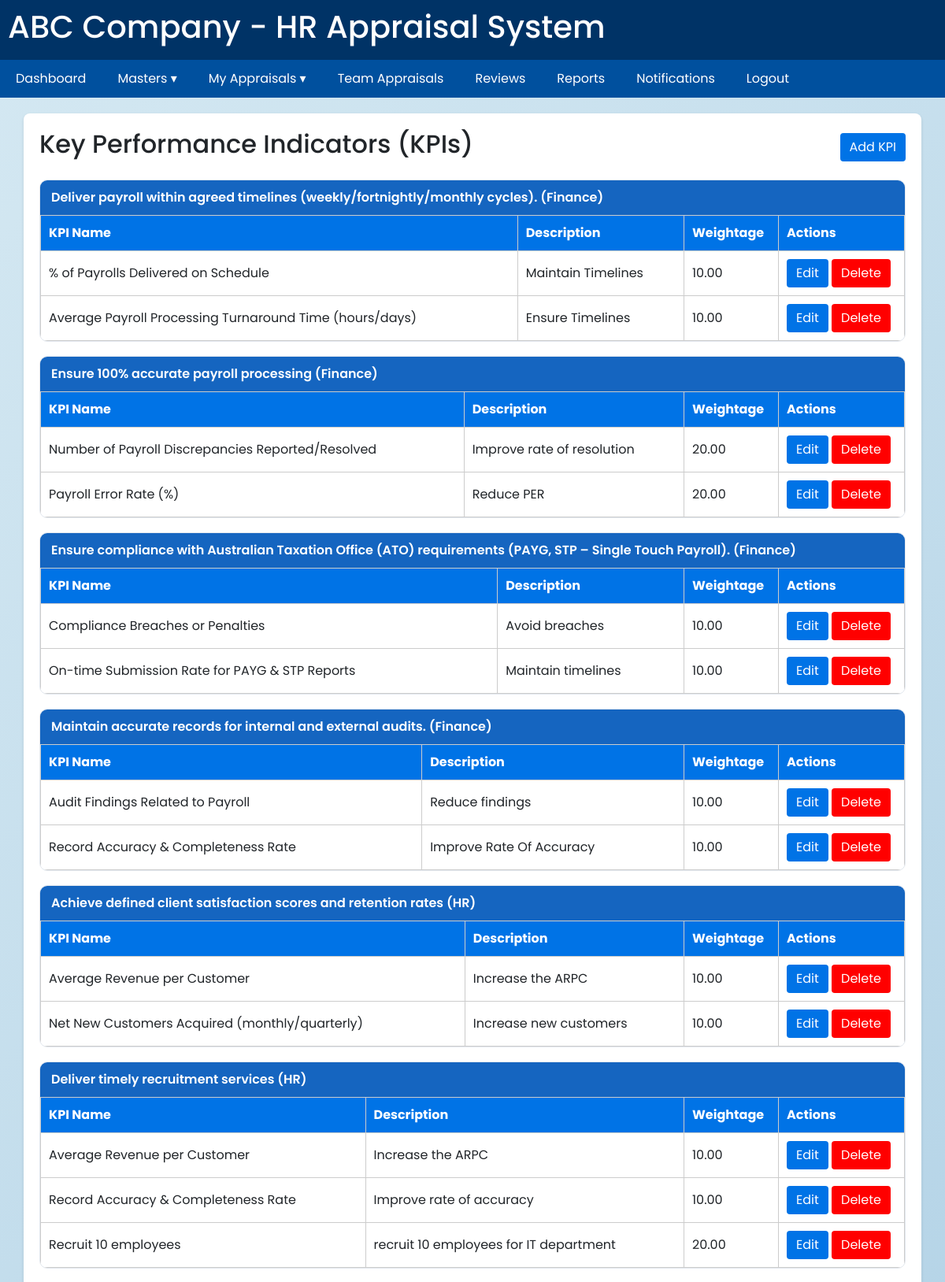
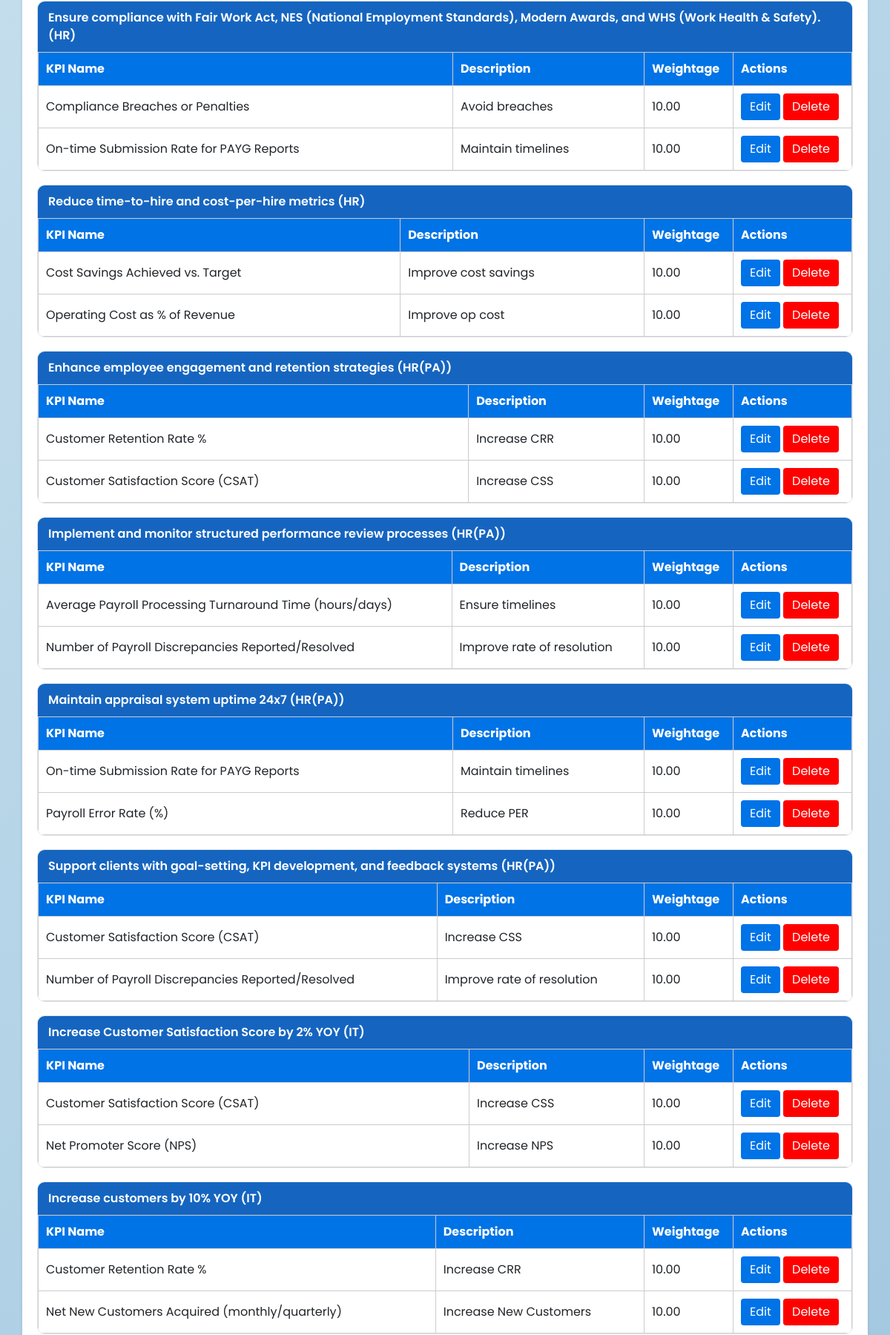
Page /masters/kpis/ (signed in, upper part) on the committed database (2 pictures, top to bottom).
### masters/models.py (models this page shows, shortened)
class KRA(models.Model):
    department = models.ForeignKey("Department", on_delete=models.CASCADE)
    kra_name = models.CharField(max_length=200)
    weightage = models.DecimalField(max_digits=5, decimal_places=2)
    is_visible = models.BooleanField(default=False)

class Department(models.Model):
    name = models.CharField(max_length=100)
    division = models.CharField(max_length=100, blank=True, null=True)
    country = models.ForeignKey(Country, on_delete=models.SET_NULL, null=True, blank=True)
    state = models.ForeignKey(State, on_delete=models.SET_NULL, null=True, blank=True)
    city = models.ForeignKey(City, on_delete=models.SET_NULL, null=True, blank=True)

class KPI(models.Model):
    kra = models.ForeignKey("KRA", on_delete=models.CASCADE, related_name="kpis")
    name = models.CharField(max_length=200)
    description = models.TextField(blank=True, null=True)
    weightage = models.DecimalField(max_digits=5, decimal_places=2, default=0)

### masters/views.py (the view)
# urls.py: path("kpis/", views.KPIList.as_view(), name="kpis_list"),
class KPIList(LoginRequiredMixin, ListView):
    model = KPI
    template_name = "masters/kpis_list.html"
    context_object_name = "kpis"
    login_url = "/accounts/login/"
    redirect_field_name = "next"
    def get_queryset(self):
        return KPI.objects.select_related("kra", "kra__department").order_by("kra__department__name", "kra__kra_name", "name")

### masters/context_processors.py (called while the page is built)
def role_name(request):
    if request.user.is_authenticated:
        try:
            employee = Employee.objects.get(user=request.user)
            return {"role_name": employee.role.role_name.lower()}
        except Employee.DoesNotExist:
            return {"role_name": None}
    return {"role_name": None}

### templates/masters/kpis_list.html (shortened to what this page needs)
{% extends "base.html" %}
{% block content %}
<div class="container">
  <div style="display:flex; justify-content:space-between; align-items:center;">
    <h2>Key Performance Indicators (KPIs)</h2>
    <a class="btn" href="{% url 'masters:kpis_add' %}">Add KPI</a>
  </div>
  {% regroup kpis by kra as kra_list %}
  {% if kra_list %}
    {% for kra in kra_list %}
      <div style="margin-top:18px; border:1px solid #e3e8ef; border-radius:10px; overflow:hidden;">
        <div style="background:#1565c0; color:#fff; padding:10px 14px; font-weight:600;">
          {{ kra.grouper.kra_name }} ({{ kra.grouper.department.name }})
        </div>
        <table style="width:100%; border-collapse:collapse;">
          <thead>
            <tr style="background:#1976d2; color:#fff;">
              <th style="text-align:left; padding:10px;">KPI Name</th>
              <th style="text-align:left; padding:10px;">Description</th>
              <th style="text-align:left; padding:10px; width:120px;">Weightage</th>
              <th style="text-align:left; padding:10px; width:160px;">Actions</th>
            </tr>
          </thead>
          <tbody>
            {% for kpi in kra.list %}
            <tr style="border-top:1px solid #e6eef7;">
              <td style="padding:10px;">{{ kpi.name }}</td>
              <td style="padding:10px;">{{ kpi.description|default:"—" }}</td>
              <td style="padding:10px;">{{ kpi.weightage }}</td>
              <td style="padding:10px;">
                <a href="{% url 'masters:kpis_edit' kpi.id %}" class="btn">Edit</a>
                <a href="{% url 'masters:kpis_delete' kpi.id %}" class="btn" style="background:red;">Delete</a>
              </td>
            </tr>
            {% endfor %}
          </tbody>
        </table>
      </div>
    {% endfor %}
  {% else %}
    <p>No KPIs found.</p>
  {% endif %}
</div>
{% endblock %}

### static/style.css (style rules this page uses)
* { margin: 0; padding: 0; box-sizing: border-box; font-family: "Poppins", sans-serif; }
body { margin: 0; padding: 0; background: linear-gradient(135deg, #d4e8f2, #9ec5df); height: 100vh; overflow: hidden; }

### templates/base.html (style rules this page uses)
body { font-family: Arial, sans-serif; margin:0; background-color:#f5f9fc; }
.container { background:white; padding:20px; border-radius:8px; box-shadow:0 2px 4px rgba(0,0,0,0.1); }
table { border-collapse:collapse; width:100%; }
table, th, td { border:1px solid #ccc; }
th { background-color:#0073e6; color:white; }
td, th { padding:8px; text-align:left; }
.btn { background-color:#0073e6; color:white; padding:6px 12px; border:none; border-radius:4px; cursor:pointer; }
html, body { height: auto !important; overflow-y: auto !important; }

### rows in the picture
KRA: grouper.kra_name "Deliver payroll within agreed timelines (weekly/fortnightly/monthly cycles).", grouper.department.name "Finance"
KPI: name "% of Payrolls Delivered on Schedule", description "Maintain Timelines", weightage "10.00"
KPI: name "Average Payroll Processing Turnaround Time (hours/days)", description "Ensure Timelines", weightage "10.00"
KRA: grouper.kra_name "Ensure 100% accurate payroll processing", grouper.department.name "Finance"
KPI: name "Number of Payroll Discrepancies Reported/Resolved", description "Improve rate of resolution", weightage "20.00"
KPI: name "Payroll Error Rate (%)", description "Reduce PER", weightage "20.00"
KRA: grouper.kra_name "Ensure compliance with Australian Taxation Office (ATO) requirements (PAYG, STP – Single Touch Payroll).", grouper.department.name "Finance"
KPI: name "Compliance Breaches or Penalties", description "Avoid breaches", weightage "10.00"
KPI: name "On-time Submission Rate for PAYG & STP Reports", description "Maintain timelines", weightage "10.00"
KRA: grouper.kra_name "Maintain accurate records for internal and external audits.", grouper.department.name "Finance"
KPI: name "Audit Findings Related to Payroll", description "Reduce findings", weightage "10.00"
KPI: name "Record Accuracy & Completeness Rate", description "Improve Rate Of Accuracy", weightage "10.00"
KRA: grouper.kra_name "Achieve defined client satisfaction scores and retention rates", grouper.department.name "HR"
KPI: name "Average Revenue per Customer", description "Increase the ARPC", weightage "10.00"
KPI: name "Net New Customers Acquired (monthly/quarterly)", description "Increase new customers", weightage "10.00"
KRA: grouper.kra_name "Deliver timely recruitment services", grouper.department.name "HR"
KPI: name "Average Revenue per Customer", description "Increase the ARPC", weightage "10.00"
KPI: name "Record Accuracy & Completeness Rate", description "Improve rate of accuracy", weightage "10.00"
KPI: name "Recruit 10 employees", description "recruit 10 employees for IT department", weightage "20.00"
KRA: grouper.kra_name "Ensure compliance with Fair Work Act, NES (National Employment Standards), Modern Awards, and WHS (Work Health & Safety).", grouper.department.name "HR"
KPI: name "Compliance Breaches or Penalties", description "Avoid breaches", weightage "10.00"
KPI: name "On-time Submission Rate for PAYG Reports", description "Maintain timelines", weightage "10.00"
KRA: grouper.kra_name "Reduce time-to-hire and cost-per-hire metrics", grouper.department.name "HR"
KPI: name "Cost Savings Achieved vs. Target", description "Improve cost savings", weightage "10.00"
KPI: name "Operating Cost as % of Revenue", description "Improve op cost", weightage "10.00"
KRA: grouper.kra_name "Enhance employee engagement and retention strategies", grouper.department.name "HR(PA)"
KPI: name "Customer Retention Rate %", description "Increase CRR", weightage "10.00"
KPI: name "Customer Satisfaction Score (CSAT)", description "Increase CSS", weightage "10.00"
KRA: grouper.kra_name "Implement and monitor structured performance review processes", grouper.department.name "HR(PA)"
KPI: name "Average Payroll Processing Turnaround Time (hours/days)", description "Ensure timelines", weightage "10.00"
KPI: name "Number of Payroll Discrepancies Reported/Resolved", description "Improve rate of resolution", weightage "10.00"
KRA: grouper.kra_name "Maintain appraisal system uptime 24x7", grouper.department.name "HR(PA)"
KPI: name "On-time Submission Rate for PAYG Reports", description "Maintain timelines", weightage "10.00"
KPI: name "Payroll Error Rate (%)", description "Reduce PER", weightage "10.00"
KRA: grouper.kra_name "Support clients with goal-setting, KPI development, and feedback systems", grouper.department.name "HR(PA)"
KPI: name "Customer Satisfaction Score (CSAT)", description "Increase CSS", weightage "10.00"
KPI: name "Number of Payroll Discrepancies Reported/Resolved", description "Improve rate of resolution", weightage "10.00"
KRA: grouper.kra_name "Increase Customer Satisfaction Score by 2% YOY", grouper.department.name "IT"
KPI: name "Customer Satisfaction Score (CSAT)", description "Increase CSS", weightage "10.00"
KPI: name "Net Promoter Score (NPS)", description "Increase NPS", weightage "10.00"
KRA: grouper.kra_name "Increase customers by 10% YOY", grouper.department.name "IT"
KPI: name "Customer Retention Rate %", description "Increase CRR", weightage "10.00"
KPI: name "Net New Customers Acquired (monthly/quarterly)", description "Increase New Customers", weightage "10.00"
